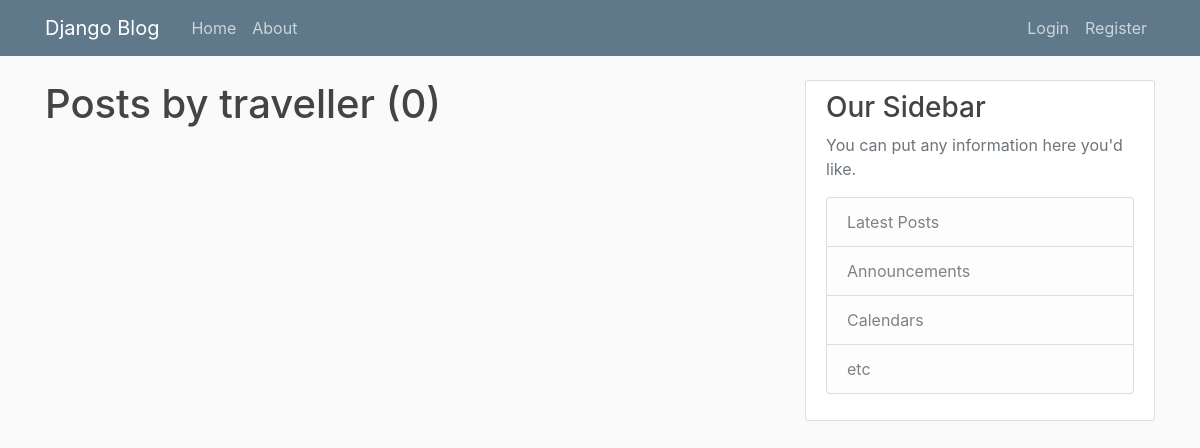
The app's page /user/traveller/, older data.
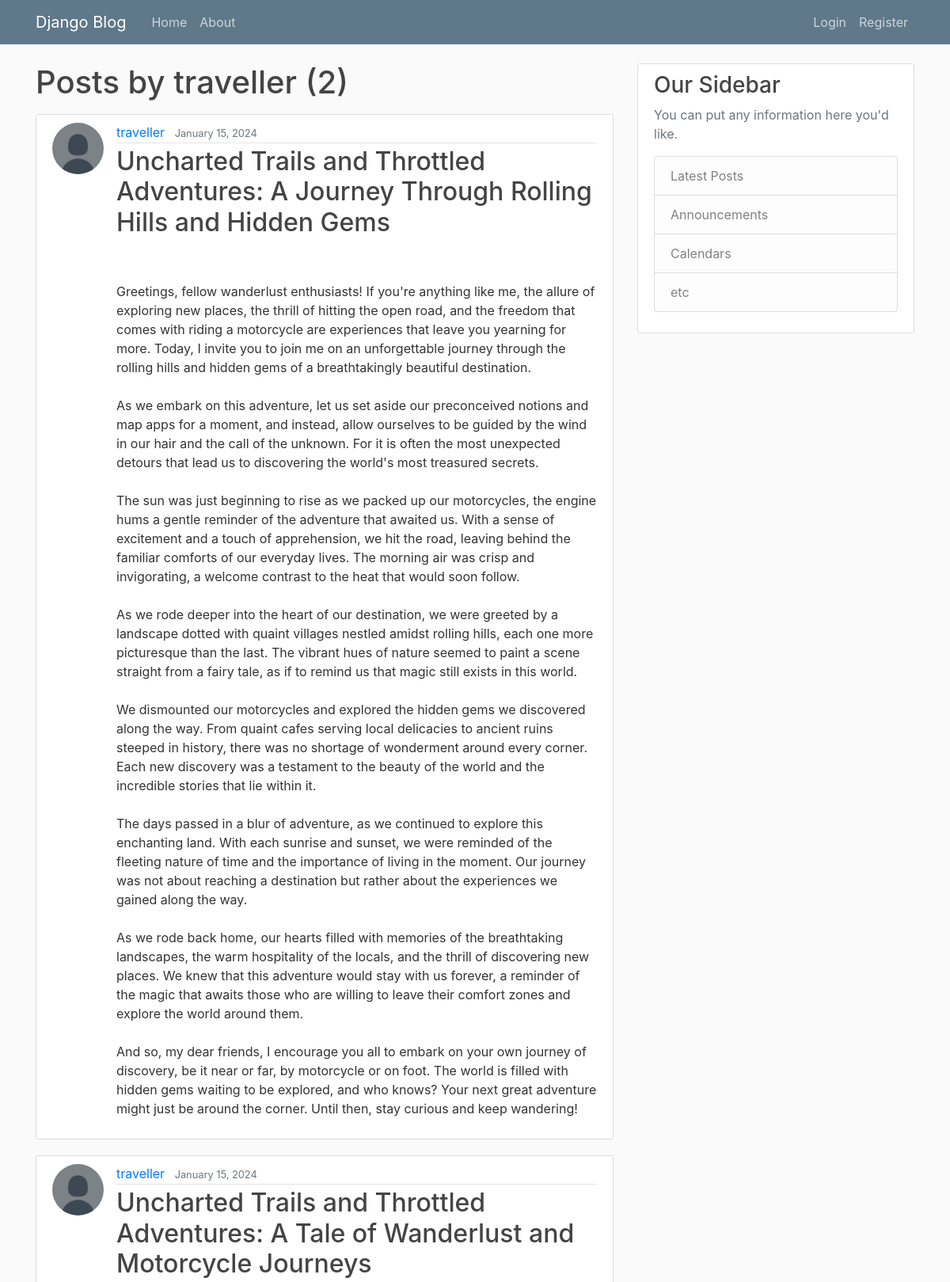
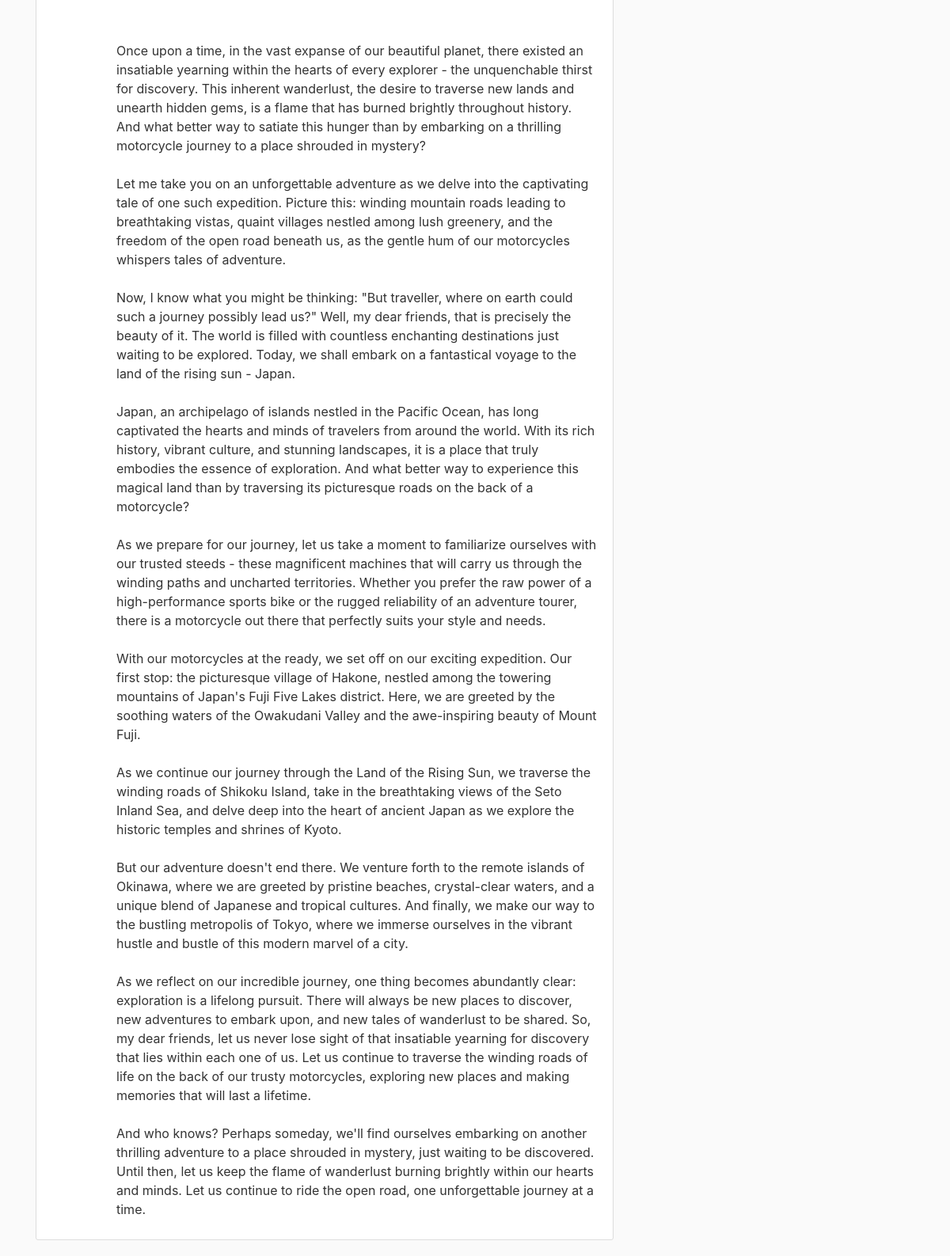
The same page, newer data (2 pictures, top to bottom).
### blog/models.py (models this page shows, shortened)
class Post(models.Model):
    title = models.CharField(max_length=100)
    content = models.TextField()
    date_posted = models.DateTimeField(default=timezone.now)
    author = models.ForeignKey(User, on_delete=models.CASCADE)

### users/models.py (models this page shows, shortened)
class Profile(models.Model):
    user = models.OneToOneField(User, on_delete=models.CASCADE)
    image = models.ImageField(default='default.png', upload_to='profile_pic')

### blog/views.py (the view)
# urls.py: path('user/<str:username>/', UserPostListView.as_view(), name='user-posts'),
class UserPostListView(ListView):
    model = Post
    template_name = 'blog/user_posts.html' #<app>/<model>_<viewtype>.html
    context_object_name = 'posts'
    paginate_by = 5
    def get_queryset(self):
        user = get_object_or_404(User, username=self.kwargs.get('username'))
        return Post.objects.filter(author=user).order_by('-date_posted')

### blog/templates/blog/user_posts.html (shortened to what this page needs)
{% extends "blog/base.html" %}
{% block content %}
  <h1 class="mb-3">Posts by {{ view.kwargs.username }} ({{ page_obj.paginator.count }}) </h1>
    {% for post in posts %}
        <article class="media content-section">
          <img class="rounded-circle article-img" src="{{ post.author.profile.image.url }}">
          <div class="media-body">
            <div class="article-metadata">
              <a class="mr-2" href="{% url 'user-posts' post.author.username %}">{{ post.author }}</a>
              <small class="text-muted">{{ post.date_posted|date:"F d, Y" }}</small>
            </div>
            <h2><a class="article-title" href="{% url 'post-detail' post.id %}">{{ post.title }}</a></h2>
            <p class="article-content">{{ post.content }}</p>
          </div>
        </article>
    {% endfor %}
{% endblock content %}

### blog/templates/blog/base.html (shortened to what this page needs)
{% load static %}
<!DOCTYPE html>
<html>
<head>
    <link rel="stylesheet" href="https://maxcdn.bootstrapcdn.com/bootstrap/4.0.0/css/bootstrap.min.css">
    <link rel="stylesheet" type="text/css" href="{% static 'blog/main.css' %}">
</head>
<body>
    <header class="site-header">
      <nav class="navbar navbar-expand-md navbar-dark bg-steel fixed-top">
        <div class="container">
          <a class="navbar-brand mr-4" href="{% url 'blog-home' %}">Django Blog</a>
          <div class="collapse navbar-collapse" id="navbarToggle">
            <div class="navbar-nav mr-auto">
              <a class="nav-item nav-link" href="{% url 'blog-home' %}">Home</a>
              <a class="nav-item nav-link" href="{% url 'blog-about' %}">About</a>
            </div>
            <div class="navbar-nav">
              {% if user.is_authenticated %}
              <a class="nav-item nav-link" href={% url 'post-create' %}>New Post</a>
                <a class="nav-item nav-link" href={% url 'profile' %}>Profile</a>
                <a class="nav-item nav-link" href={% url 'logout' %}>Logout</a>
              {% else %}
                <a class="nav-item nav-link" href={% url 'login' %}>Login</a>
                <a class="nav-item nav-link" href={% url 'register' %}>Register</a>
              {% endif %}
            </div>
          </div>
        </div>
      </nav>
    </header>
    <main role="main" class="container">
      <div class="row">
        <div class="col-md-8">
          {% block content %}{% endblock %}
        </div>
        <div class="col-md-4">
          <div class="content-section">
            <h3>Our Sidebar</h3>
            <p class='text-muted'>You can put any information here you'd like.
              <ul class="list-group">
                <li class="list-group-item list-group-item-light">Latest Posts</li>
                <li class="list-group-item list-group-item-light">Announcements</li>
                <li class="list-group-item list-group-item-light">Calendars</li>
                <li class="list-group-item list-group-item-light">etc</li>
              </ul>
            </p>
          </div>
        </div>
      </div>
    </main>
</body>
</html>

### blog/static/blog/main.css (style rules this page uses)
body { background: #fafafa; color: #333333; margin-top: 5rem; }
h1, h2, h3, h4, h5, h6 { color: #444444; }
ul { margin: 0; }
.bg-steel { background-color: #5f788a; }
.site-header .navbar-nav .nav-link { color: #cbd5db; }
.content-section { background: #ffffff; padding: 10px 20px; border: 1px solid #dddddd; border-radius: 3px; margin-bottom: 20px; }
.article-title { color: #444444; }
.article-content { white-space: pre-line; }
.article-img { height: 65px; width: 65px; margin-right: 16px; }
.article-metadata { padding-bottom: 1px; margin-bottom: 4px; border-bottom: 1px solid #e3e3e3 }

Row changes from the older to the newer data that the page shows:
added Post: author.profile.image (placeholder picture), author "traveller", date_posted "January 15, 2024", title "Uncharted Trails and Throttled Adventures: A Journey Through Rolling Hills and Hidden Gems", content "Greetings, fellow wanderlust enthusiasts! If you're anything like me, the allure of exploring new places, the thrill of hitting the open road, and the freedom that comes with riding a motorcycle are experiences that leave you yearning for more. Today, I invite you to join me on an unforgettable journey through the rolling hills and hidden gems of a breathtakingly beautiful destination. As we embark on this adventure, let us set aside our preconceived notions and map apps for a moment, and instead, allow ourselves to be guided by the wind in our hair and the call of the unknown. For it is often the most unexpected detours that lead us to discovering the world's most treasured secrets. The…"
added Post: author.profile.image (placeholder picture), author "traveller", date_posted "January 15, 2024", title "Uncharted Trails and Throttled Adventures: A Tale of Wanderlust and Motorcycle Journeys", content "Once upon a time, in the vast expanse of our beautiful planet, there existed an insatiable yearning within the hearts of every explorer - the unquenchable thirst for discovery. This inherent wanderlust, the desire to traverse new lands and unearth hidden gems, is a flame that has burned brightly throughout history. And what better way to satiate this hunger than by embarking on a thrilling motorcycle journey to a place shrouded in mystery? Let me take you on an unforgettable adventure as we delve into the captivating tale of one such expedition. Picture this: winding mountain roads leading to breathtaking vistas, quaint villages nestled among lush greenery, and the freedom of the open road…"
Text that changed along with them:
{{ page_obj.paginator.count }}: "0" → "2"
